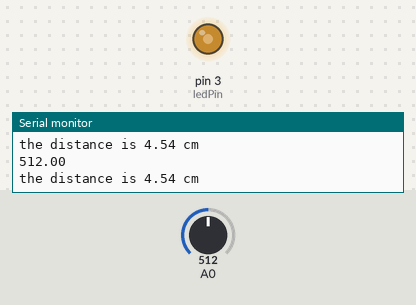
Bench run of a sketch on a simulated Arduino Uno, built with avr-gcc and run on an emulated ATmega328P. Shown: output pins drawn as LEDs (lit = HIGH), the last lines printed to the serial monitor. Inputs (shaded band) come from the test bench; at power-on: A0 = 512.

Above: at 1.2 s.
1.3 s: A0 set to 716
At 1.7 s:
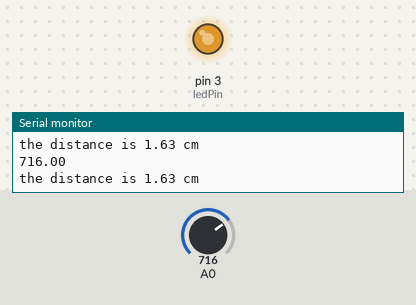
2.9 s: A0 set to 900
At 3.7 s:
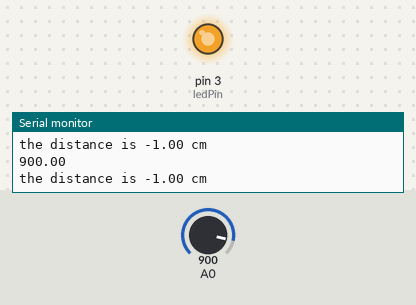
4.5 s: A0 set to 190
At 5.5 s:
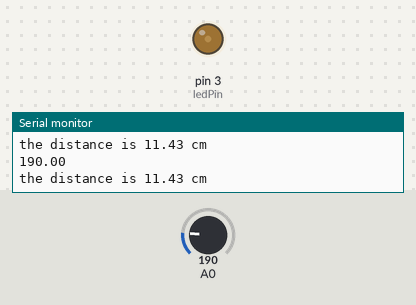
6.1 s: A0 set to 0
At 7.5 s:
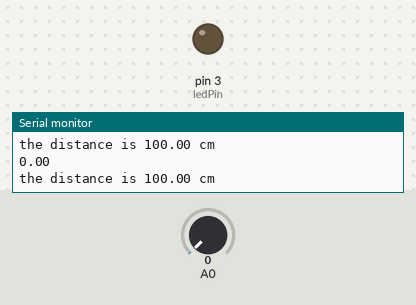
Timing chart, 0 to 8.7 s (numbered marks = the images above; inputs shaded):
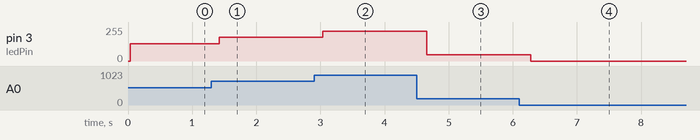

The sketch:

sharpDistanceMeasuring.ino
```cpp
/*
  ReadAnalogVoltage from a Sharp infrared sensor (range 40cm)
  Reads an analog input on pin 0, converts it to voltage, and prints the result to the serial monitor.
  Attach the center pin of a potentiometer to pin A0, and the outside pins to +5V and ground.
*/
 int infinity= 100; //the distance value that represents no (reliable) object detection
int ledPin= 3;
float distance= 0.0;
// the setup routine runs once when you press reset:
void setup() {
  // initialize serial communication at 9600 bits per second:
  pinMode(ledPin,OUTPUT);
  Serial.begin(9600);
}

// the loop routine runs over and over again forever:
void loop() {
  // read the input on analog pin 0:
  float sensorValue = analogRead(A0);  // 550 is 20 cm;  200 is 70cm
  delay(30);
  float sensorValue2= analogRead(A0);
  sensorValue= (sensorValue +sensorValue2)/2.0;

  if (sensorValue> 200){
    distance= (4 +(550- sensorValue)* (1.0/70.0));
  }
  else {
    distance= (10 + (200-sensorValue)* (1/7.0));
  }
  if (distance > 38.0){
    distance= 100; //very far and thus unreliable, set to a predefined value
  }
  Serial.println(sensorValue);
  Serial.print("the distance is ");
  Serial.print(distance);
  Serial.println(" cm");
  // Convert the analog reading (which goes from 0 - 1023) to a voltage (0 - 5V):
  analogWrite(ledPin, sensorValue/4.0);
  delay(200);
}
```

Measured:
- after the input at 1.3 s, pin 3 (ledPin): 128/255 → 179/255 after 0.12 s
- after the input at 2.9 s, pin 3 (ledPin): 179/255 → 225/255 after 0.14 s
- after the input at 4.5 s, pin 3 (ledPin): 225/255 → 47/255 after 0.16 s
- after the input at 6.1 s, pin 3 (ledPin): 47/255 → 0/255 after 0.18 s
